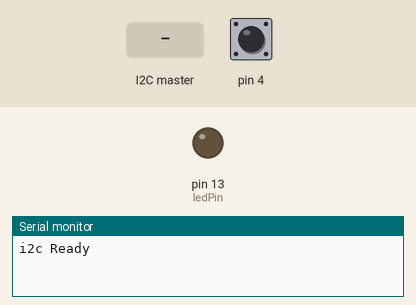
A sketch run on a simulated Arduino Uno, built with avr-gcc and run on an emulated ATmega328P. Shown: output pins drawn as LEDs (lit = HIGH), the last lines printed to the serial monitor. The test bench sets the inputs (shaded band); at power-on: pin 4 HIGH. Random numbers use the default seed unless the sketch sets one.

Above: at 1.2 s.
1.3 s: the I2C master sends the byte 1
At 2.2 s:
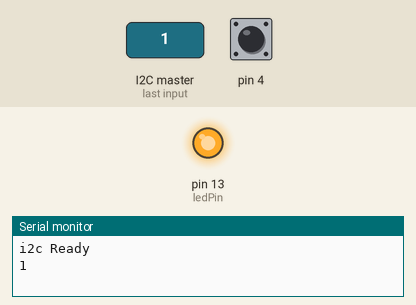
2.8 s: the I2C master sends the byte 0
At 3.3 s:
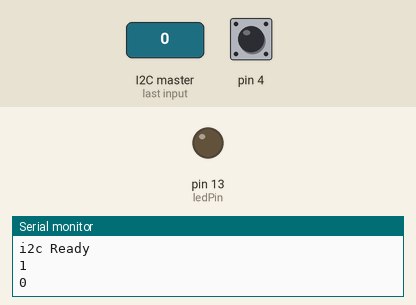
4.3 s: the I2C master sends the byte 200
At 5.7 s:
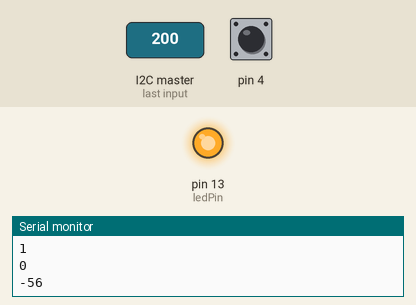
Timing chart, 0 to 7.3 s (numbered marks = the images above; inputs shaded):
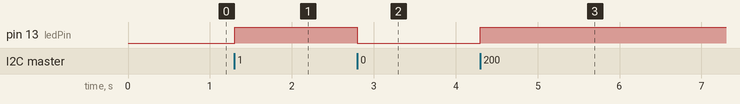

Measured:
- after the input at 1.3 s, pin 13 (ledPin): LOW → HIGH at once
- after the input at 2.8 s, pin 13 (ledPin): HIGH → LOW at once
- after the input at 4.3 s, pin 13 (ledPin): LOW → HIGH at once

The sketch:

i2c_arduino_rpi.ino
```cpp
#include <Wire.h>

// LED on pin 13
const int ledPin = LED_BUILTIN;
int receiveBuffer[9];
int button_state = 0;
int last_button_state = 0;

void setup() {
  // Join I2C bus as slave with address 9
  Wire.begin(0x08);
  Serial.begin(9600);

  // Call receiveEvent when data received
  Wire.onReceive(receiveEvent);
  Wire.onRequest(requestEvent);
  Serial.println("i2c Ready");

  // Setup pin 13 as output and turn LED off
  pinMode(ledPin, OUTPUT);
  digitalWrite(ledPin, LOW);
  pinMode(4, INPUT_PULLUP);
}

// Function that executes whenever data is received from master
void receiveEvent(int howMany) {
  //Serial.println(howMany);
  while (Wire.available()) { // loop through all but the last
    char c = Wire.read(); // receive byte as a character
    //Serial.println(int(c));
    if (int(c) < 2) {
      digitalWrite(ledPin, c);
      Serial.println(int(c));
    }

  }
}

void requestEvent() {
  if (button_state != last_button_state) {
    if(button_state == 1){
      int randNumber = random(1,99);
      writeData(1);
    }else{
       writeData(0);
     }
    last_button_state = button_state;
  }
  //Serial.println("request received");
}

void writeData(char newData) {
  char data[] = {5, newData};
  int dataSize = sizeof(data);
  Wire.write(data, dataSize);
}

void loop() {
  if (digitalRead(4) == LOW) {
    button_state = 1;
    //Serial.println("on");
    delay(500);
  } else {
     //Serial.println("off");
    button_state = 0;
  }
  delay(100);
}
```
